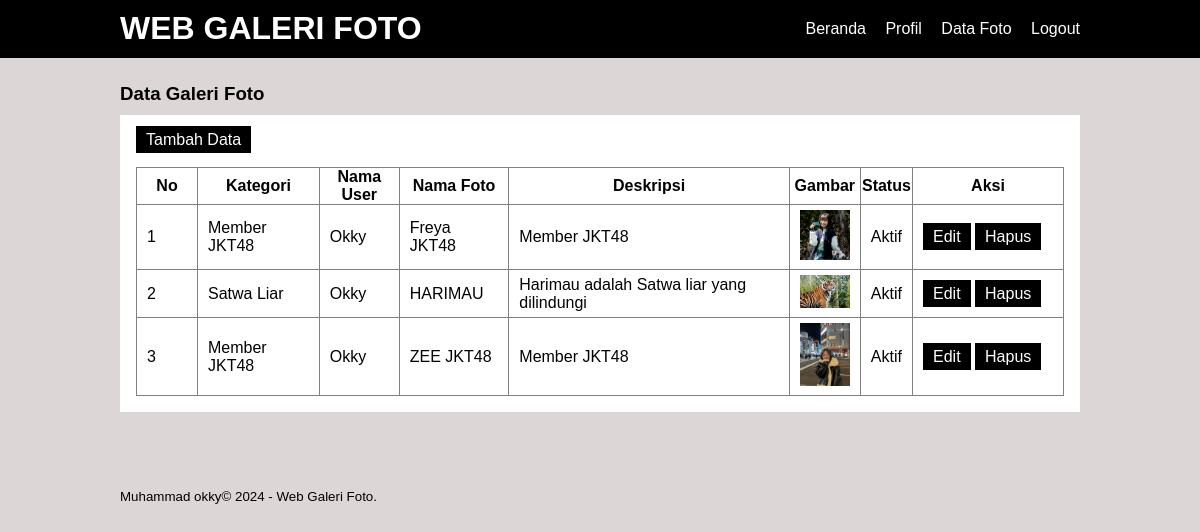
/data-image.php (signed in), run on the app's committed database.
### tables this page shows
CREATE TABLE `tb_image` (
  `image_id` int(11) NOT NULL,
  `category_id` int(11) NOT NULL,
  `category_name` varchar(100) NOT NULL,
  `admin_id` int(11) NOT NULL,
  `admin_name` varchar(100) NOT NULL,
  `image_name` varchar(100) NOT NULL,
  `image_description` text NOT NULL,
  `image` varchar(100) NOT NULL,
  `image_status` tinyint(1) NOT NULL,
  `date_created` timestamp NOT NULL DEFAULT current_timestamp() ON UPDATE current_timestamp()
);

### data-image.php (the view, shortened to what this page needs)
<?php
	include 'db.php';
?>
<!DOCTYPE html>
<head>
<link rel="stylesheet" type="text/css" href="css/style.css">
</head>
<body>
    <header>
        <div class="container">
        <h1><a href="dashboard.php">WEB GALERI FOTO</a></h1>
        <ul>
           <li><a href="dashboard.php">Beranda</a></li>
           <li><a href="profil.php">Profil</a></li>
           <li><a href="data-image.php">Data Foto</a></li>
           <li><a href="Keluar.php">Logout</a></li>
        </ul>
        </div>
    </header>
    <div class="section">
        <div class="container">
            <h3>Data Galeri Foto</h3>
            <div class="box">
                <p><a href="tambah-image.php"class="btn">Tambah Data</a></p><br>
                <table border="1" cellspacing="0" class="table">
                    <thead>
                        <tr>
                           <th width="60px">No</th>
                           <th>Kategori</th>
                           <th>Nama User</th>
                           <th>Nama Foto</th>
                           <th>Deskripsi</th>
                           <th>Gambar</th>
                           <th>Status</th>
                           <th width="150px">Aksi</th>
                        </tr>
                    </thead>
                    <tbody>
                        <?php
						    $no = 1;
							$user = $_SESSION['a_global']->admin_id;
                            $foto = mysqli_query($conn, "SELECT * FROM tb_image WHERE admin_id = '$user' ");
							if(mysqli_num_rows($foto) >0 ){
							while($row = mysqli_fetch_array($foto)){
						?>
                        <tr>
                           <td><?php echo $no++ ?></td>
                           <td><?php echo $row['category_name'] ?></td>
                           <td><?php echo $row['admin_name'] ?></td>
                           <td><?php echo $row['image_name'] ?></td>
                           <td><?php echo $row['image_description']?></td>
                           <td><a href="foto/<?php echo $row['image']?>" target="_blank"><img src="foto/<?php echo $row['image']?>" width="50px"></a></td>
                           <td><?php echo ($row['image_status'] == 0)? 'Tidak Aktif':'Aktif'; ?></td>
                           <td>
                              <a href="edit-image.php?id=<?php echo $row['image_id'] ?>"class="btn">Edit</a>
                              <a href="proses-hapus.php?idp=<?php echo $row['image_id'] ?>" onclick="return confirm('Yakin Ingin Hapus ?')"class="btn">Hapus</a>
                           </td>
                        </tr>
                        <?php }}else{ ?>
                             <tr>
                                <td colspan="8">Tidak ada data</td>
                             </tr>
                        <?php } ?>
                    </tbody>
                </table>
            </div>
        </div>
    </div>
     <footer>
        <div class="container">
            <small>Muhammad okky&copy; 2024 - Web Galeri Foto.</small>
        </div>
    </footer>
</body>
</html>

### css/style.css (style rules this page uses)
* { padding:0; margin:0; font-family:'Quicksand', sans-serif; }
body { background-color:#ddd6d6; }
a { color: inherit; text-decoration:none; }
.btn { padding:5px 10px; background-color: #000000; color: #ffffff; border:none; cursor: pointer; }
header { background-color: #000000; color: #ffffff; }
header h1 { float:left; padding:10px 0; }
header ul { float:right; }
header ul li { display:inline-block; }
header ul li a { padding:20px 0 20px 15px; display: inline-block; }
footer { padding:25px 0; }
.container { width: 80%; margin: 0 auto; }
.container:after { content:''; display: block; clear:both; }
.section { padding:25px 0; }
.box { background-color: #ffffff; border:1px solid #fdfdfd; padding:15px; box-sizing: border-box; margin:10px 0 25px 0; }
.box:after { content: ''; display: block; clear: both; }
.table { width: 100%; border-collapse: collapse; }
.table tr { height: 30px; }
.table tr td { padding:5px 10px; }

### data on the page
tb_image: category_name "Member JKT48", admin_name "Okky", image_name "Freya JKT48", image_description "Member JKT48", image (picture), image_status "Aktif"
tb_image: category_name "Satwa Liar", admin_name "Okky", image_name "HARIMAU", image_description "Harimau adalah Satwa liar yang dilindungi", image (picture), image_status "Aktif"
tb_image: category_name "Member JKT48", admin_name "Okky", image_name "ZEE JKT48", image_description "Member JKT48", image (picture), image_status "Aktif"
